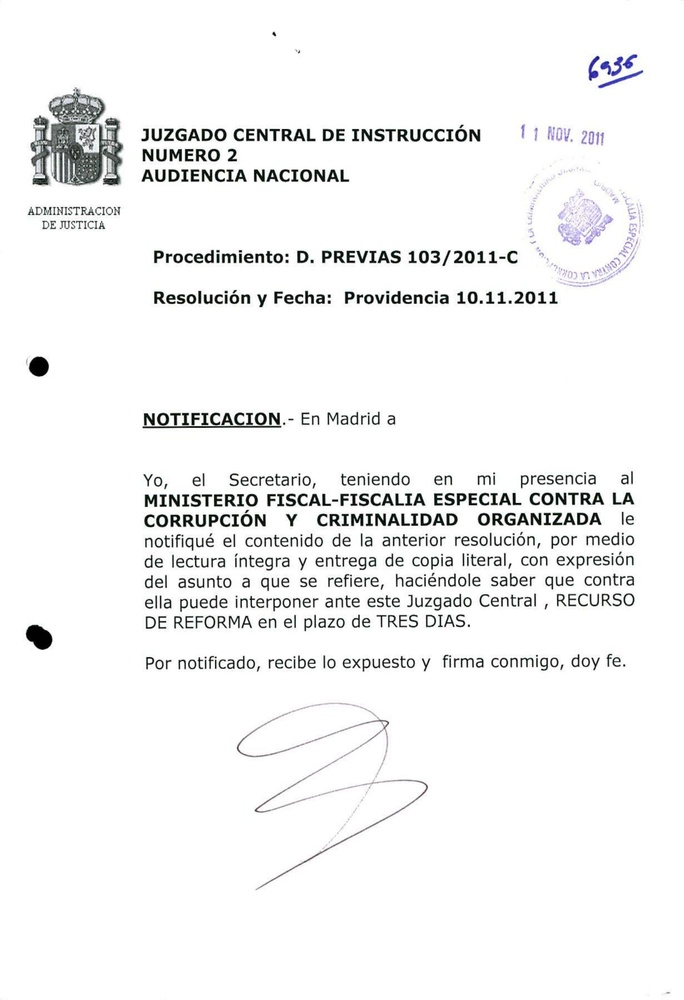
#> input picture data/sample1.jpg, 684 x 1000 px, shrunk from 1639 x 2395 before the run; its folder holds only this picture in this run
$ python background_colour_detector.py
#> lines starting #> are read from the running program, lines starting #| are printed output that depends on the picture

from os import listdir
import pandas as pd
from os.path import join
import os.path
from os.path import isfile
import cv2
import numpy as np
from collections import Counter


def count(h,w,img,manual_count):
        for y in range(0, h):
            for x in range(0, w):
                RGB = (img[x, y, 2], img[x, y, 1], img[x, y, 0])
                if RGB in manual_count:
                    manual_count[RGB] += 1
                else:
                    manual_count[RGB] = 1
        return(manual_count)

def extract_background_color(img_name, path):
#> called with img_name = 'sample1.jpg', path = './data/'
    img_path = path + img_name
    img = cv2.imread(img_path, 1)
#> img is the input picture: shape (1000, 684, 3); mean B, G, R 244, 244, 243.7

    new_h = int(np.round(img.shape[0]*0.1))  ### PARAM
#> new_h = 100
    img= img[0:new_h, 0:]
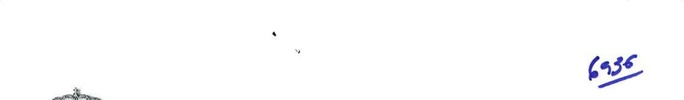
#> img: shape (100, 684, 3); mean B, G, R 253.6, 252.8, 252.8

    new_w = int(np.round(img.shape[1]*0.9))  ### PARAM
#> new_w = 616
    img = img[0:,new_w:]
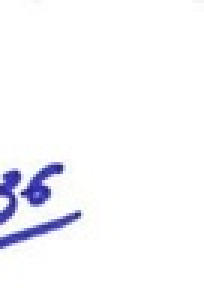
#> img: shape (100, 68, 3) (shown 3 times larger); mean B, G, R 251, 247.3, 247.2

    manual_count = {}
    w, h, channels = img.shape
#> w = 100; h = 68; channels = 3


    manual_count = count(h,w,img,manual_count)
#> after the loop in count, `for y in range(0, h):`: manual_count = 627 items
#> manual_count = 627 items
    number_counter = Counter(manual_count).most_common(1)
#> number_counter = [((255, 255, 255), 5549)]


    return(number_counter[0][0])

def build_input(path):

    df = pd.DataFrame()
    df['Pages'] = [f for f in listdir(path) if isfile(join(path, f))]
    return(df)

def check_background_pages(path):

    df = build_input(path)
    df['Colour'] = df['Pages'].apply(lambda x: extract_background_color(x,path))
    df['is_it_white'] = df['Colour'].apply(lambda x: 1 if x == (255,255,255) else 0)
    return(df)

df = check_background_pages('./data/')

$ run again, on data/sample2.jpg
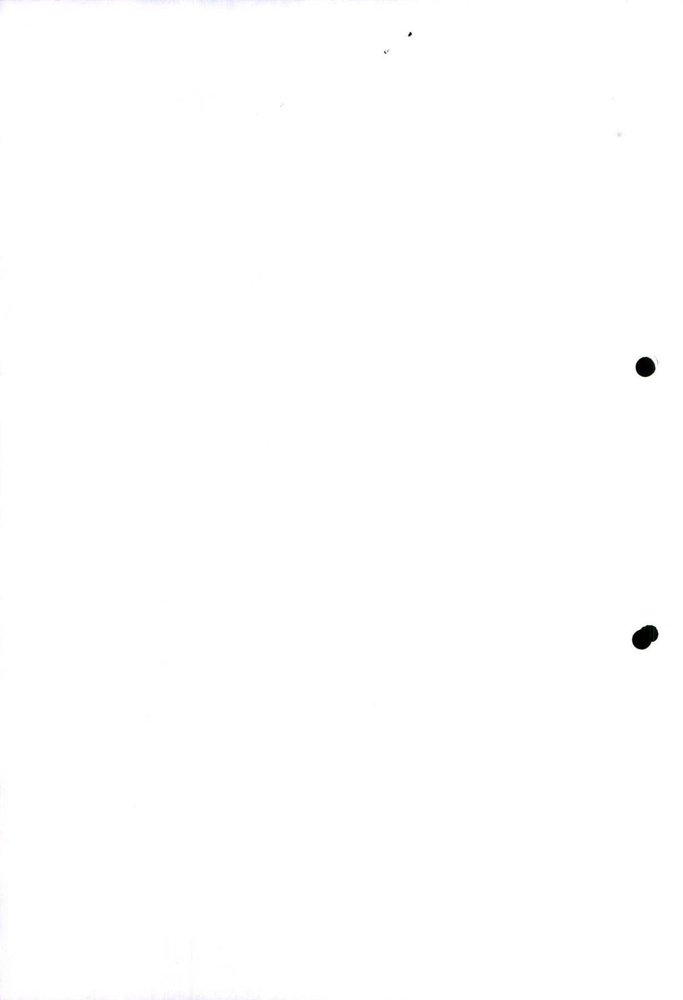
#> input picture data/sample2.jpg, 683 x 1000 px, shrunk from 1639 x 2400 before the run
#> in extract_background_color, img is the input picture: shape (1000, 683, 3); mean B, G, R 254.7, 254.7, 254.7
#> in extract_background_color, `img= img[0:new_h, 0:]`:
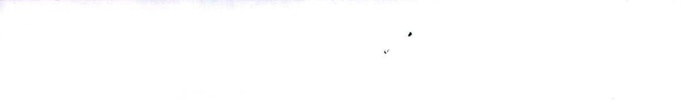
#> img: shape (100, 683, 3); mean B, G, R 254.8, 254.7, 254.7
#> after the loop in count, `for y in range(0, h):`: manual_count = {(255, 255, 255): 6739, (254, 254, 254): 45, (252, 252, 252): 2, (253, 253, 253): 9, (248, 248, 248): 1, (250, 250, 250): 3, (247, 247, 247): 1}
#> number_counter = [((255, 255, 255), 6739)]

$ run again, on data/sample3.jpg
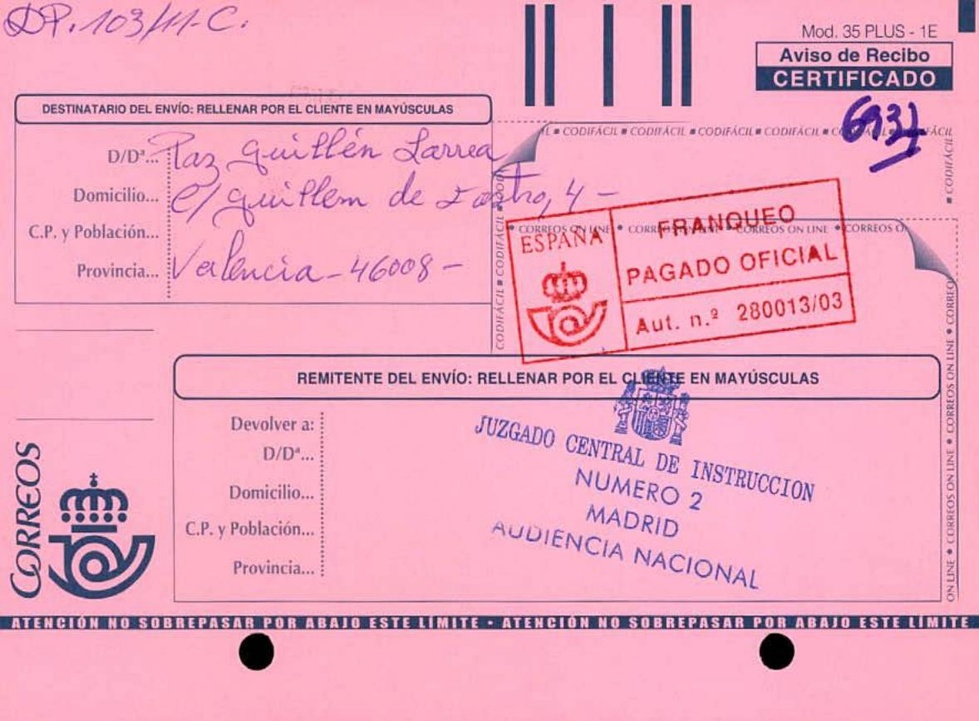
#> input picture data/sample3.jpg, 979 x 721 px, shrunk from 1178 x 867 before the run
#> in extract_background_color, img is the input picture: shape (721, 979, 3); mean B, G, R 191.5, 166, 235.9
#> in extract_background_color, `img= img[0:new_h, 0:]`:
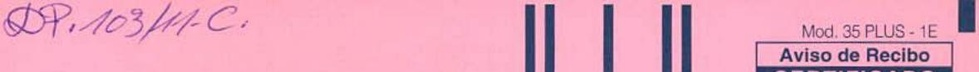
#> img: shape (72, 979, 3); mean B, G, R 189.5, 164, 232.5
#> in extract_background_color, `img = img[0:,new_w:]`:
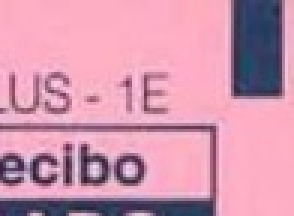
#> img: shape (72, 98, 3) (shown 3 times larger); mean B, G, R 174.3, 149.5, 208.7
#> after the loop in count, `for y in range(0, h):`: manual_count = 3439 items
#> number_counter = [((253, 174, 196), 359)]
